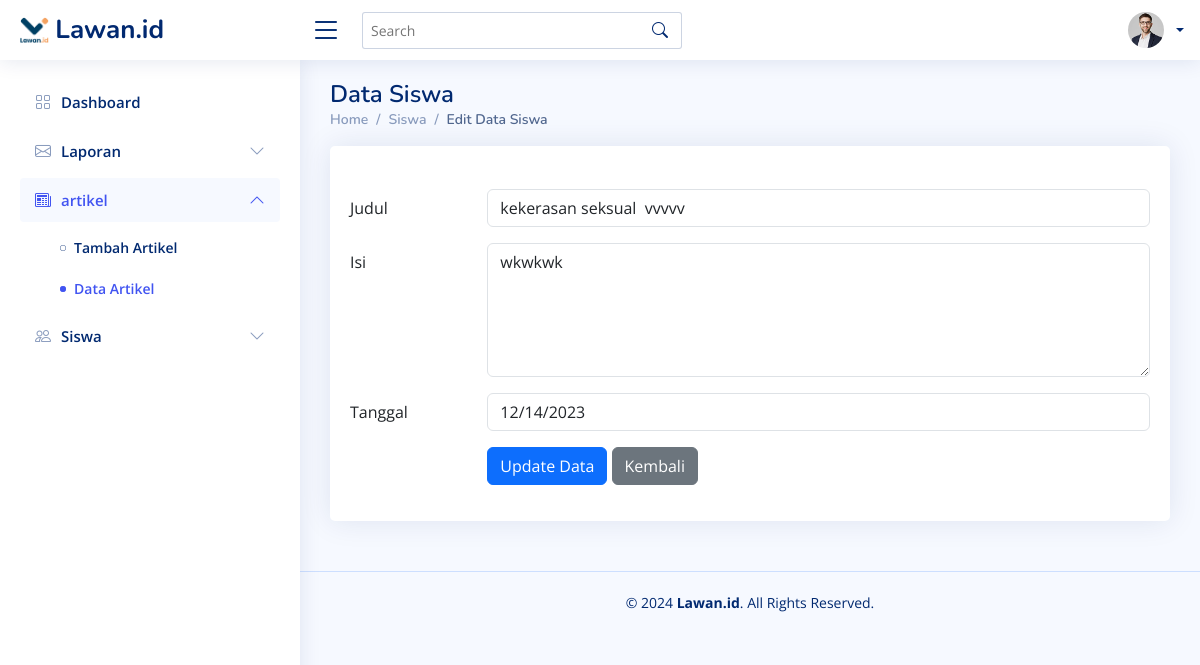
The page /admin/artikel/edit_artikel.php?id=58 on the database its author committed.
### tables this page shows
CREATE TABLE `artikel` (
  `id_artikel` int(30) NOT NULL,
  `judul` varchar(50) NOT NULL,
  `foto` varchar(550) NOT NULL,
  `isi` varchar(1000) NOT NULL,
  `tanggal` varchar(30) NOT NULL
);

### admin/artikel/edit_artikel.php (the view, shortened to what this page needs)
<?php
include '../conn.php';
$id_artikel = $_GET['id'];
$result = $conn->query("SELECT * FROM Artikel WHERE id_artikel = '$id_artikel'");
$row = $result->fetch_assoc();
?>
<!DOCTYPE html>
<html lang="en">
<head>
    <link href="../../template/NiceAdmin/assets/vendor/bootstrap/css/bootstrap.min.css" rel="stylesheet">
    <link href="../../template/NiceAdmin/assets/vendor/bootstrap-icons/bootstrap-icons.css" rel="stylesheet">
    <link href="../../template/NiceAdmin/assets/vendor/boxicons/css/boxicons.min.css" rel="stylesheet">
    <link href="../../template/NiceAdmin/assets/vendor/quill/quill.snow.css" rel="stylesheet">
    <link href="../../template/NiceAdmin/assets/vendor/quill/quill.bubble.css" rel="stylesheet">
    <link href="../../template/NiceAdmin/assets/vendor/remixicon/remixicon.css" rel="stylesheet">
    <link href="../../template/NiceAdmin/assets/vendor/simple-datatables/style.css" rel="stylesheet">
    <link rel="stylesheet" href="https://cdn.jsdelivr.net/npm/sweetalert2@10">
    <link href="../../template/NiceAdmin/assets/css/style.css" rel="stylesheet">
</head>
<body>
    <header id="header" class="header fixed-top d-flex align-items-center">
        <div class="d-flex align-items-center justify-content-between">
            <a href="dashboard.php" class="logo d-flex align-items-center">
                <img src="../../assets/img/terapan/logo-large.png" alt="">
                <span class="d-none d-lg-block"> Lawan.id</span>
            </a>
            <i class="bi bi-list toggle-sidebar-btn"></i>
        </div>
        <div class="search-bar">
            <form class="search-form d-flex align-items-center" method="POST" action="#">
                <input type="text" name="query" placeholder="Search" title="Enter search keyword">
                <button type="submit" title="Search"><i class="bi bi-search"></i></button>
            </form>
        </div>
        <nav class="header-nav ms-auto">
            <ul class="d-flex align-items-center">
                <li class="nav-item dropdown pe-3">
                    <a class="nav-link nav-profile d-flex align-items-center pe-0" href="#" data-bs-toggle="dropdown">
                        <img src="../../template/NiceAdmin/assets/img/profile-img.jpg" alt="Profile" class="rounded-circle">
                        <span class="d-none d-md-block dropdown-toggle ps-2">
                        </span>
                    </a>
                </li>
            </ul>
        </nav>
    </header>
    <aside id="sidebar" class="sidebar">
        <ul class="sidebar-nav" id="sidebar-nav">
            <li class="nav-item">
                <a class="nav-link collapsed" href="../dashboard.php">
                    <i class="bi bi-grid"></i>
                    <span>Dashboard</span>
                </a>
            </li>
            <li class="nav-item">
                <a class="nav-link collapsed" data-bs-target="#laporan-nav" data-bs-toggle="collapse" href="#">
                    <i class="bi bi-envelope"></i><span>Laporan</span><i class="bi bi-chevron-down ms-auto"></i>
                </a>
            </li>
            <li class="nav-item">
                <a class="nav-link " data-bs-target="#artikel-nav" data-bs-toggle="collapse" href="#">
                    <i class="bi bi-newspaper"></i><span>artikel</span><i class="bi bi-chevron-down ms-auto"></i>
                </a>
                <ul id="artikel-nav" class="nav-content " data-bs-parent="#sidebar-nav">
                    <li>
                        <a href="tambahartikel.php">
                            <i class="bi bi-circle"></i><span>Tambah Artikel</span>
                        </a>
                    </li>
                    <li>
                        <a href="lihat_artikel.php" class="active">
                            <i class="bi bi-circle"></i><span>Data Artikel</span>
                        </a>
                    </li>
                </ul>
            </li>
            <li class="nav-item">
                <a class="nav-link collapsed" data-bs-target="#forms-nav" data-bs-toggle="collapse" href="#">
                    <i class="bi bi-people"></i><span>Siswa</span><i class="bi bi-chevron-down ms-auto"></i>
                </a>
            </li>
        </ul>
    </aside>
    <main id="main" class="main">
        <div class="pagetitle">
            <h1>Data Siswa</h1>
            <nav>
                <ol class="breadcrumb">
                    <li class="breadcrumb-item">Home</li>
                    <li class="breadcrumb-item">Siswa</li>
                    <li class="breadcrumb-item active">Edit Data Siswa</li>
                </ol>
            </nav>
        </div>
        <section class="section dashboard">
            <div class="row">
                <div class="col-lg-12">
                    <div class="row">
                        <section class="section">
                            <div class="row">
                                <div class="col-lg-12">
                                    <div class="card">
                                        <div class="card-body">
                                            <h5 class="card-title"></h5>
                                            <form action="" method="post">
                                                <div class="row mb-3">
                                                    <label for="judul" class="col-sm-2 col-form-label">Judul</label>
                                                    <div class="col-sm-10">
                                                        <input type="text" class="form-control" name="judul" id="judul" value="<?php echo $row['judul']; ?>" />
                                                    </div>
                                                </div>
                                                <div class="row mb-3">
                                                    <label for="isi" class="col-sm-2 col-form-label">Isi</label>
                                                    <div class="col-sm-10">
                                                        <textarea class="form-control" name="isi" id="isi" rows="5"><?php echo $row['isi']; ?></textarea>
                                                    </div>
                                                </div>
                                                <div class="row mb-3">
                                                    <label for="tanggal" class="col-sm-2 col-form-label">Tanggal</label>
                                                    <div class="col-sm-10">
                                                        <input type="date" class="form-control" name="tanggal" id="tanggal" value="<?php echo $row['tanggal']; ?>" readonly />
                                                    </div>
                                                </div>
                                                <div class="row mb-3">
                                                    <label class="col-sm-2 col-form-label"></label>
                                                    <div class="col-sm-10">
                                                        <button type="submit" name="submit" class="btn btn-primary">Update Data</button>
                                                        <a href="lihat_artikel.php" class="btn btn-secondary">Kembali</a>
                                                    </div>
                                                </div>
                                            </form>
                                        </div>
                                    </div>
                                </div>
                            </div>
                        </section>
                    </div>
                </div>
            </div>
        </section>
    </main>
    <footer id="footer" class="footer">
        <div class="copyright">
            &copy; <?php echo date('Y'); ?> <strong>Lawan.id</strong>. All Rights Reserved.
        </div>
        <div class="credits">
        </div>
    </footer>
</body>
</html>

### template/NiceAdmin/assets/css/style.css (style rules this page uses)
:root { scroll-behavior: smooth; }
body { font-family: "Open Sans", sans-serif; background: #f6f9ff; color: #444444; }
a { color: #4154f1; text-decoration: none; }
h1, h2, h3, h4, h5, h6 { font-family: "Nunito", sans-serif; }
#main { margin-top: 60px; padding: 20px 30px; transition: all 0.3s; }
.pagetitle { margin-bottom: 10px; }
.pagetitle h1 { font-size: 24px; margin-bottom: 0; font-weight: 600; color: #012970; }
.card { margin-bottom: 30px; border: none; border-radius: 5px; box-shadow: 0px 0 30px rgba(1, 41, 112, 0.1); }
.card-title { padding: 20px 0 15px 0; font-size: 18px; font-weight: 500; color: #012970; font-family: "Poppins", sans-serif; }
.card-body { padding: 0 20px 20px 20px; }
.breadcrumb { font-size: 14px; font-family: "Nunito", sans-serif; color: #899bbd; font-weight: 600; }
.breadcrumb .breadcrumb-item::before { color: #899bbd; }
.breadcrumb .active { color: #51678f; font-weight: 600; }
.logo { line-height: 1; }
@media (min-width: 1200px) { .logo { width: 280px; } }
.logo img { max-height: 26px; margin-right: 6px; }
.logo span { font-size: 26px; font-weight: 700; color: #012970; font-family: "Nunito", sans-serif; }
.header { transition: all 0.5s; z-index: 997; height: 60px; box-shadow: 0px 2px 20px rgba(1, 41, 112, 0.1); background-color: #fff; padding-left: 20px; }
.header .toggle-sidebar-btn { font-size: 32px; padding-left: 10px; cursor: pointer; color: #012970; }
.header .search-bar { min-width: 360px; padding: 0 20px; }
.header .search-form { width: 100%; }
.header .search-form input { border: 0; font-size: 14px; color: #012970; border: 1px solid rgba(1, 41, 112, 0.2); padding: 7px 38px 7px 8px; border-radius: 3px; transition: 0.3s; width: 100%; }
.header .search-form button { border: 0; padding: 0; margin-left: -30px; background: none; }
.header .search-form button i { color: #012970; }
.header-nav ul { list-style: none; }
.header-nav>ul { margin: 0; padding: 0; }
.header-nav .nav-profile { color: #012970; }
.header-nav .nav-profile img { max-height: 36px; }
.header-nav .nav-profile span { font-size: 14px; font-weight: 600; }
.sidebar { position: fixed; top: 60px; left: 0; bottom: 0; width: 300px; z-index: 996; transition: all 0.3s; padding: 20px; overflow-y: auto; scrollbar-width: thin; scrollbar-color: #aab7cf transparent; box-shadow: 0px 0px 20px rgba(1, 41, 112, 0.1); background-color: #fff; }
@media (min-width: 1200px) { #main, #footer { margin-left: 300px; } }
.sidebar-nav { padding: 0; margin: 0; list-style: none; }
.sidebar-nav li { padding: 0; margin: 0; list-style: none; }
.sidebar-nav .nav-item { margin-bottom: 5px; }
.sidebar-nav .nav-link { display: flex; align-items: center; font-size: 15px; font-weight: 600; color: #4154f1; transition: 0.3; background: #f6f9ff; padding: 10px 15px; border-radius: 4px; }
.sidebar-nav .nav-link i { font-size: 16px; margin-right: 10px; color: #4154f1; }
.sidebar-nav .nav-link.collapsed { color: #012970; background: #fff; }
.sidebar-nav .nav-link.collapsed i { color: #899bbd; }
.sidebar-nav .nav-link .bi-chevron-down { margin-right: 0; transition: transform 0.2s ease-in-out; }
.sidebar-nav .nav-link:not(.collapsed) .bi-chevron-down { transform: rotate(180deg); }
.sidebar-nav .nav-content { padding: 5px 0 0 0; margin: 0; list-style: none; }
.sidebar-nav .nav-content a { display: flex; align-items: center; font-size: 14px; font-weight: 600; color: #012970; transition: 0.3; padding: 10px 0 10px 40px; transition: 0.3s; }
.sidebar-nav .nav-content a i { font-size: 6px; margin-right: 8px; line-height: 0; border-radius: 50%; }
.sidebar-nav .nav-content a:hover, .sidebar-nav .nav-content a.active { color: #4154f1; }
.sidebar-nav .nav-content a.active i { background-color: #4154f1; }
.footer { padding: 20px 0; font-size: 14px; transition: all 0.3s; border-top: 1px solid #cddfff; }
.footer .copyright { text-align: center; color: #012970; }
.footer .credits { padding-top: 5px; text-align: center; font-size: 13px; color: #012970; }

### rows shown on the page
artikel: judul "kekerasan seksual vvvvv", isi "wkwkwk", tanggal "12/14/2023"
